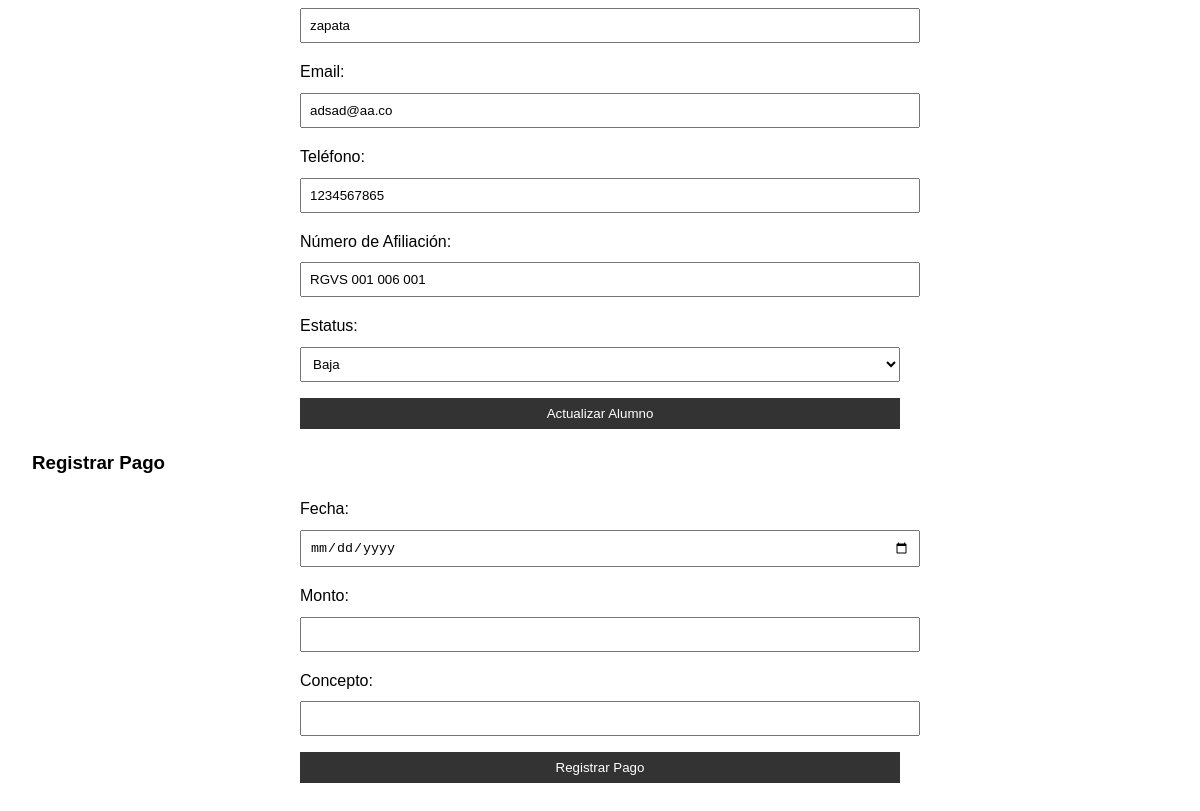
/alumno/2 (lower part), run on an earlier commit of the app's database.
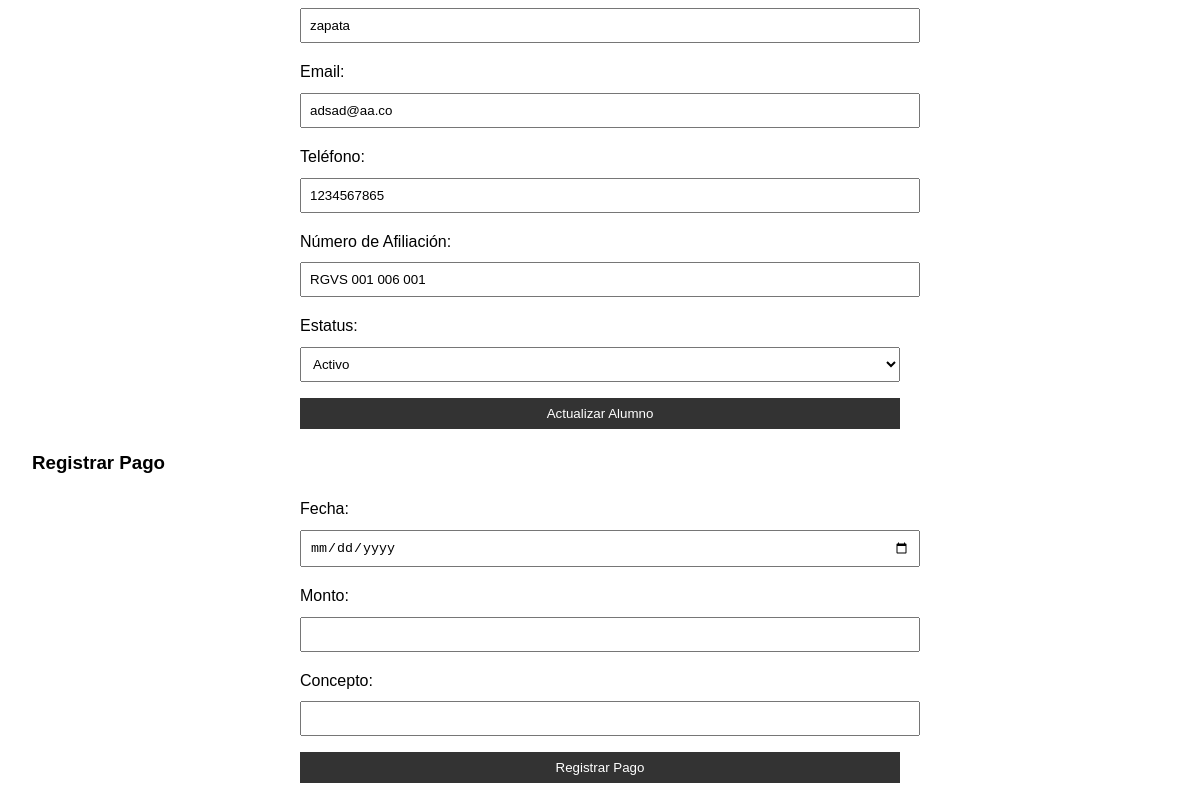
And on a later commit of the database.
### app.py (models this page shows)
class Alumno(Base):
    __tablename__ = 'alumnos'
    id = Column(Integer, primary_key=True)
    apaterno = Column(String(50), nullable=False)
    apmaterno = Column(String(50), nullable=False)
    nombre = Column(String(50), nullable=False)
    fbday = Column(Date, nullable=False)
    curp = Column(String(18), unique=True, nullable=False)
    calle = Column(String(100), nullable=False)
    numero = Column(String(10), nullable=False)
    colonia = Column(String(100), nullable=False)
    email = Column(String(100), nullable=False)
    telefono = Column(String(15), nullable=False)
    numafiliacion = Column(String(20), unique=True, nullable=False)
    estatus = Column(String(10), nullable=False)
    pagos = relationship("Pago", back_populates="alumno")

### app.py (the view, shortened to what this page needs)
@app.route('/alumno/<int:id>', methods=['GET', 'POST'])
def detalle_alumno(id):
    session = Session()
    try:
        alumno = session.query(Alumno).get(id)
        return render_template('detalle_alumno.html', alumno=alumno)
    except Exception as e:
        session.rollback()
        return jsonify({"success": False, "message": f"Error: {str(e)}"})
    finally:
        session.close()

### templates/detalle_alumno.html (shortened to what this page needs)
<!DOCTYPE html>
<html lang="es">
<head>
    <link rel="stylesheet" href="{{ url_for('static', filename='css/styles.css') }}">
</head>
<body>
    <main>
        <form id="editar-form">
            <input type="text" id="colonia" name="colonia" value="{{ alumno.colonia }}" placeholder="Colonia del domicilio" required>
            <label for="email">Email:</label>
            <input type="email" id="email" name="email" value="{{ alumno.email }}" placeholder="Correo Electrónico" required>
            <label for="telefono">Teléfono:</label>
            <input type="tel" id="telefono" name="telefono" value="{{ alumno.telefono }}" maxlength="10" placeholder="Número Telefónico"  required pattern="[0-9]{10}">
            <label for="numafiliacion">Número de Afiliación:</label>
            <input type="text" id="numafiliacion" name="numafiliacion" value="{{ alumno.numafiliacion }}" maxlength="16" placeholder = "Número Afiliación Alumno" required>
            <label for="estatus">Estatus:</label>
            <select id="estatus" name="estatus" required>
                <option value="activo" {% if alumno.estatus == 'activo' %}selected{% endif %}>Activo</option>
                <option value="baja" {% if alumno.estatus == 'baja' %}selected{% endif %}>Baja</option>
            </select>
            <button type="submit">Actualizar Alumno</button>
        </form>
        <h3>Registrar Pago</h3>
        <form id="pago-form">
            <label for="fecha">Fecha:</label>
            <input type="date" id="fecha" name="fecha" required>
            <label for="monto">Monto:</label>
            <input type="number" id="monto" name="monto" step="0.01" required>
            <label for="concepto">Concepto:</label>
            <input type="text" id="concepto" name="concepto" required>
            <button type="submit">Registrar Pago</button>
        </form>
    </main>
</body>
</html>

What changed in the data, as far as the page shows it:
changed Alumno "zapata": estatus "Baja" → "Activo"
